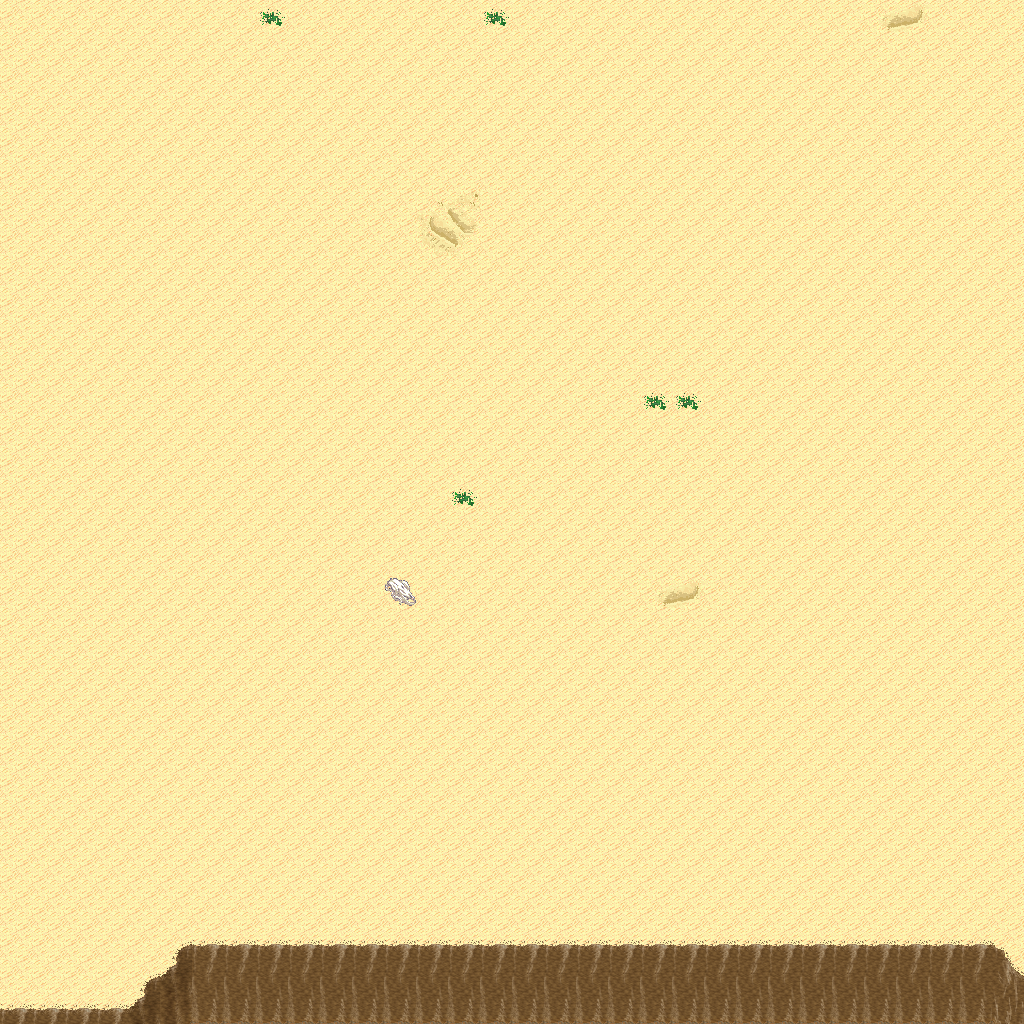

This is a level from a 2D game, rendered from its Tiled map with the project's own tilesets. A one-line summary and the map file follow, with tile-layer data summarised:
An orthogonal 32x32 tile map with 32x32 px tiles, 5 tile layers (Ground, Objects, Objects2, Above, ...), 1 hidden layer not drawn, 8 tilesets.

<map version="1.10" tiledversion="1.11.0" orientation="orthogonal" renderorder="right-down" width="32" height="32" tilewidth="32" tileheight="32" infinite="0" nextlayerid="11" nextobjectid="1">
 <tileset firstgid="1" name="logic_collision" tilewidth="32" tileheight="32" tilecount="1" columns="1">
  <image source="../drawable/logic_collision.png" width="32" height="32" />
 </tileset>
 <tileset firstgid="2" name="ground_ground" tilewidth="32" tileheight="32" tilecount="33" columns="3">
  <image source="../drawable/ground_ground.png" width="96" height="352" />
 </tileset>
 <tileset firstgid="35" name="ground_ridge_earth_pale" tilewidth="32" tileheight="32" tilecount="96" columns="12">
  <image source="../drawable/ground_ridge_earth_pale.png" width="384" height="256" />
 </tileset>
 <tileset firstgid="131" name="ground_ridge_earth_dark" tilewidth="32" tileheight="32" tilecount="96" columns="12">
  <image source="../drawable/ground_ridge_earth_dark.png" width="384" height="256" />
 </tileset>
 <tileset firstgid="227" name="terrain_desert" tilewidth="32" tileheight="32" tilecount="88" columns="8">
  <image source="../drawable/terrain_desert.png" width="256" height="352" />
 </tileset>
 <tileset firstgid="315" name="plant_tree_tree_darkgreen" tilewidth="32" tileheight="32" tilecount="88" columns="8">
  <image source="../drawable/plant_tree_tree_darkgreen.png" width="256" height="352" />
 </tileset>
 <tileset firstgid="403" name="plant_cactus_2" tilewidth="32" tileheight="32" tilecount="10" columns="5">
  <image source="../drawable/plant_cactus_2.png" width="160" height="64" />
 </tileset>
 <tileset firstgid="413" name="ground_sand_2" tilewidth="32" tileheight="32" tilecount="15" columns="5">
  <image source="../drawable/ground_sand_2.png" width="160" height="96" />
 </tileset>
 <layer id="1" name="Ground" width="32" height="32">
  <data>[1024 cells, 1024 non-empty, 10 distinct tile ids]</data>
 </layer>
 <layer id="2" name="Objects" width="32" height="32">
  <data>[1024 cells, 87 non-empty, 9 distinct tile ids]</data>
 </layer>
 <layer id="3" name="Objects2" width="32" height="32">
  <data>[1024 cells, 0 non-empty, 0 distinct tile ids]</data>
 </layer>
 <layer id="4" name="Above" width="32" height="32">
  <data>[1024 cells, 0 non-empty, 0 distinct tile ids]</data>
 </layer>
 <layer id="5" name="Above2" width="32" height="32">
  <data>[1024 cells, 0 non-empty, 0 distinct tile ids]</data>
 </layer>
 <layer id="6" name="Walkable" width="32" height="32" visible="0">
  <data>[1024 cells, 56 non-empty, 1 distinct tile ids]</data>
 </layer>
 <objectgroup id="7" name="Mapevents" />
 <objectgroup id="8" name="Spawn" />
 <objectgroup id="9" name="Keys" />
 <objectgroup id="10" name="Replace" />
</map>
